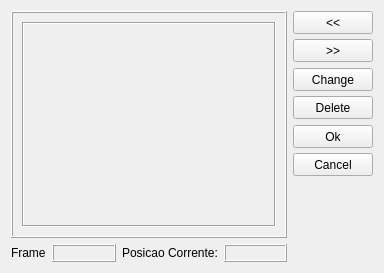
<ui version="4.0" >
 <class>transitionEditWidget</class>
 <widget class="QWidget" name="transitionEditWidget" >
  <property name="geometry" >
   <rect>
    <x>0</x>
    <y>0</y>
    <width>384</width>
    <height>273</height>
   </rect>
  </property>
  <property name="sizePolicy" >
   <sizepolicy vsizetype="Fixed" hsizetype="Fixed" >
    <horstretch>0</horstretch>
    <verstretch>0</verstretch>
   </sizepolicy>
  </property>
  <property name="minimumSize" >
   <size>
    <width>384</width>
    <height>273</height>
   </size>
  </property>
  <property name="maximumSize" >
   <size>
    <width>384</width>
    <height>273</height>
   </size>
  </property>
  <property name="windowTitle" >
   <string>Form</string>
  </property>
  <layout class="QGridLayout" name="gridLayout" >
   <item row="7" column="5" >
    <widget class="QLabel" name="labelFramePos" >
     <property name="text" >
      <string/>
     </property>
    </widget>
   </item>
   <item row="15" column="0" >
    <widget class="QLabel" name="label" >
     <property name="maximumSize" >
      <size>
       <width>35</width>
       <height>16777215</height>
      </size>
     </property>
     <property name="text" >
      <string>Frame:</string>
     </property>
     <property name="textFormat" >
      <enum>Qt::RichText</enum>
     </property>
    </widget>
   </item>
   <item row="15" column="1" >
    <widget class="QLabel" name="labelTransitionName" >
     <property name="frameShape" >
      <enum>QFrame::Box</enum>
     </property>
     <property name="frameShadow" >
      <enum>QFrame::Raised</enum>
     </property>
     <property name="text" >
      <string/>
     </property>
    </widget>
   </item>
   <item row="15" column="2" >
    <widget class="QLabel" name="label_2" >
     <property name="text" >
      <string>Posicao Corrente:</string>
     </property>
    </widget>
   </item>
   <item rowspan="14" row="1" column="0" colspan="4" >
    <widget class="QFrame" name="frame" >
     <property name="frameShape" >
      <enum>QFrame::Box</enum>
     </property>
     <property name="frameShadow" >
      <enum>QFrame::Raised</enum>
     </property>
     <layout class="QGridLayout" name="gridLayout_2" >
      <item row="0" column="0" >
       <widget class="QLabel" name="labelPreview" >
        <property name="frameShape" >
         <enum>QFrame::Box</enum>
        </property>
        <property name="frameShadow" >
         <enum>QFrame::Sunken</enum>
        </property>
        <property name="text" >
         <string/>
        </property>
       </widget>
      </item>
     </layout>
    </widget>
   </item>
   <item row="15" column="3" >
    <widget class="QLabel" name="labelCurrentPos" >
     <property name="frameShape" >
      <enum>QFrame::Box</enum>
     </property>
     <property name="frameShadow" >
      <enum>QFrame::Raised</enum>
     </property>
     <property name="text" >
      <string/>
     </property>
    </widget>
   </item>
   <item row="1" column="5" >
    <widget class="QPushButton" name="backButton" >
     <property name="minimumSize" >
      <size>
       <width>75</width>
       <height>23</height>
      </size>
     </property>
     <property name="text" >
      <string>&lt;&lt;</string>
     </property>
    </widget>
   </item>
   <item row="2" column="5" >
    <widget class="QPushButton" name="forwardButton" >
     <property name="minimumSize" >
      <size>
       <width>75</width>
       <height>23</height>
      </size>
     </property>
     <property name="text" >
      <string>>></string>
     </property>
    </widget>
   </item>
   <item row="3" column="5" >
    <widget class="QPushButton" name="changeButton" >
     <property name="minimumSize" >
      <size>
       <width>75</width>
       <height>23</height>
      </size>
     </property>
     <property name="text" >
      <string>Change</string>
     </property>
    </widget>
   </item>
   <item row="4" column="5" >
    <widget class="QPushButton" name="deleteButton" >
     <property name="minimumSize" >
      <size>
       <width>75</width>
       <height>23</height>
      </size>
     </property>
     <property name="text" >
      <string>Delete</string>
     </property>
    </widget>
   </item>
   <item row="5" column="5" >
    <widget class="QPushButton" name="okButton" >
     <property name="minimumSize" >
      <size>
       <width>75</width>
       <height>23</height>
      </size>
     </property>
     <property name="text" >
      <string>Ok</string>
     </property>
    </widget>
   </item>
   <item row="6" column="5" >
    <widget class="QPushButton" name="cancelButton" >
     <property name="minimumSize" >
      <size>
       <width>75</width>
       <height>23</height>
      </size>
     </property>
     <property name="text" >
      <string>Cancel</string>
     </property>
    </widget>
   </item>
  </layout>
 </widget>
 <resources/>
 <connections/>
</ui>
